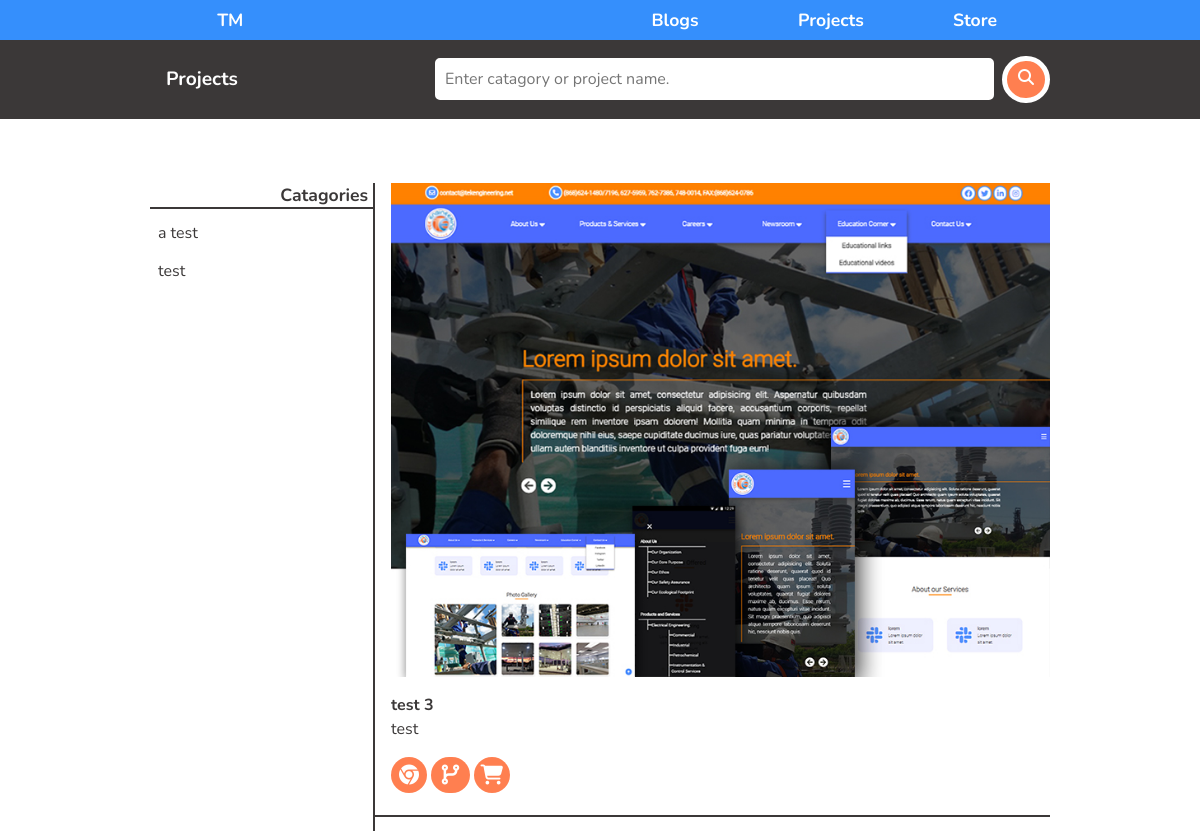
The page /1_projects.php (upper part) on the database as committed earlier.
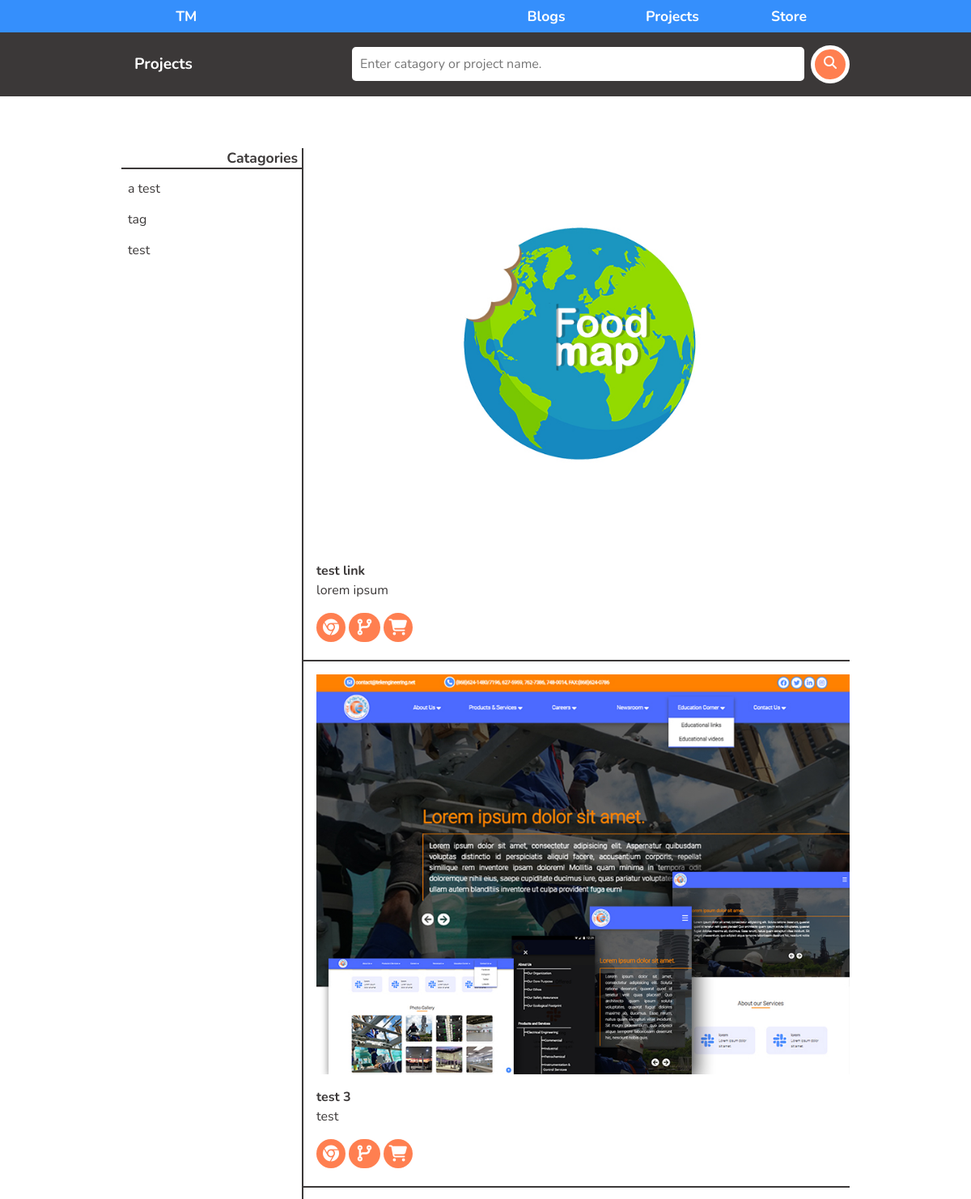
The same page on the database as committed later.
### tables this page shows
CREATE TABLE `projects_table` (
  `projects_id` int(11) NOT NULL,
  `projects_title` varchar(100) NOT NULL,
  `projects_details` text NOT NULL,
  `go_live_link` varchar(100) NOT NULL DEFAULT '1.1_not_for_sale.php',
  `git_hub_link` varchar(100) NOT NULL DEFAULT '1.1_not_for_sale.php',
  `priority` tinyint(4) NOT NULL,
  `main_tag` varchar(30) NOT NULL,
  `sub_tag_2` varchar(30) NOT NULL,
  `sub_tag_3` varchar(30) NOT NULL,
  `project_image` varchar(50) NOT NULL,
  `project_status` varchar(12) NOT NULL DEFAULT 'drafted'
);

### Dynamic/CRUD_dynamic.php (called while the page is built, shortened)
<?php
class Database{
    public function connect(){
        $this->host_name = "localhost";
        $this->user_name = "root";
        $this->password = "";
        $this->database_name = "personal_portfolio";
        $connection = mysqli_connect($this->host_name, $this->user_name, $this->password, $this->database_name);
        if($connection == false){
            mysqli_connect_error();
            die("We have a problem! Check CRUD_dynamic.");
        }
        else{
            return $connection;
        }
    }
    public function read($query){
        $con = $this->connect();
        $result =mysqli_query($con, $query);
            if(!$result){
                return false;
            }
            else{
                return $result;
            }
    }
}
?>

### 1_projects.php (the view, shortened to what this page needs)
<!doctype html>
<html lang="en">
  <head>
    <link rel="stylesheet" href="Design/Owl_carousel/owl.carousel.css">
    <link rel="stylesheet" href="Design/Owl_carousel/owl.theme.green.css">
    <link rel="stylesheet" href="Design/Global/00_basic_style.css">
    <link rel="stylesheet" href="Design/Global/01_header_style.css">
    <link rel="stylesheet" href="Design/Global/02_navbar_style.css">
    <link rel="stylesheet" href="Design/Global/03_forms_style.css">
    <link rel="stylesheet" href="Design/Global/04_footer_style.css">
    <link rel="stylesheet" href="Design/Global/05_side_bar_style.css">
    <link rel="stylesheet" href="Design/Global/06_anchor_bar_style.css">
    <link rel="stylesheet" href="Design/frame_style.css">
    <link rel="stylesheet" href="Design/Responsive/01_header_res.css">
    <link rel="stylesheet" href="Design/Responsive/02_navbar_res.css">
    <link rel="stylesheet" href="Design/Responsive/frame_res.css">
    <link rel="stylesheet" href="Design/Responsive/04_footer_res.css">
    <link rel="stylesheet" href="https://unpkg.com/aos@next/dist/aos.css" />
  </head>
  <body>
    <?php include 'Includable_portions/02_navbar.php'; ?>
    <div class="secondary_navbar_container">
        <div class="secondary_navbar">
            <p class="sub_page_name" id="U">Projects</p>
            <form class="sub_page_search_bar" id="anchor2" action="">
                <input id="anchor3" class="input search_input" placeholder="Enter catagory or project name." type="text">
                <button class="search_btn" type="submit"><i class="fas fa-search"></i></button>
            </form>
        </div>
    </div>
    <div class="frame_container">
        <div class="frame">
            <div class="frame_left_section">
               <p class="left_section_header">Catagories</p>
               <div class="frame_left_forms">
                <?php
                        $query_to_read_tags = "SELECT DISTINCT main_tag FROM projects_table WHERE project_status='published' ORDER BY main_tag ASC;";
                        $read_tags = new Database();
                        $tags = $read_tags->read($query_to_read_tags);
                        foreach($tags as $row){
                ?>
                   <form class="form" method="post" action="Dynamic/actions_dynamic.php">
                        <input class="frame_left_form_link" type="submit" name="Tag_name" value="<?php echo $row['main_tag'] ?>">
                    </form>
                <?php } ?>
               </div>
            </div>
            <div class="frame_right_section">
                    <?php
                            $query_to_read_projects = "SELECT * FROM projects_table WHERE project_status='published' ORDER BY priority ASC, projects_id DESC;";
                            $read_projects = new Database();
                            $projects = $read_projects->read($query_to_read_projects);
                            foreach($projects as $row){
                    ?>
                <div class="right_side_dynamic_post_template" data-aos="fade-right">
                    <img src="Media/Images/Project_pictures/<?php echo $row['project_image'] ?>" alt="no image" class="article_img" width="100%">
                    <div class="dynamic_post_template_highlights">
                        <h1 class="dynamic_post_template_title"><?php echo $row['projects_title'] ?></h1>
                        <p class="highlights">
                            <?php echo $row['projects_details'] ?>
                        </p>
                    </div>
                    <div class="post_related_links">
                        <a href="<?php echo $row['go_live_link'] ?>" class="go_live"><i class="fab fa-chrome post_related_link"></i></a>
                        <a href="<?php echo $row['git_hub_link'] ?>"><i class="fas fa-code-branch post_related_link"></i> </a>
                        <a href="1.1_not_for_sale.php"><i class="fas fa-shopping-cart post_related_link"></i></a>
                    </div>
                </div>
                <?php } ?>
            </div>
        </div>
    </div>
  </body>
</html>

Rows that differ between the two databases and show on the page:
added projects_table: project_image (picture), projects_title "test link", projects_details "lorem ipsum"
Other text that changed with them:
form field Tag_name: "test" → "tag"
new list line: "test"
